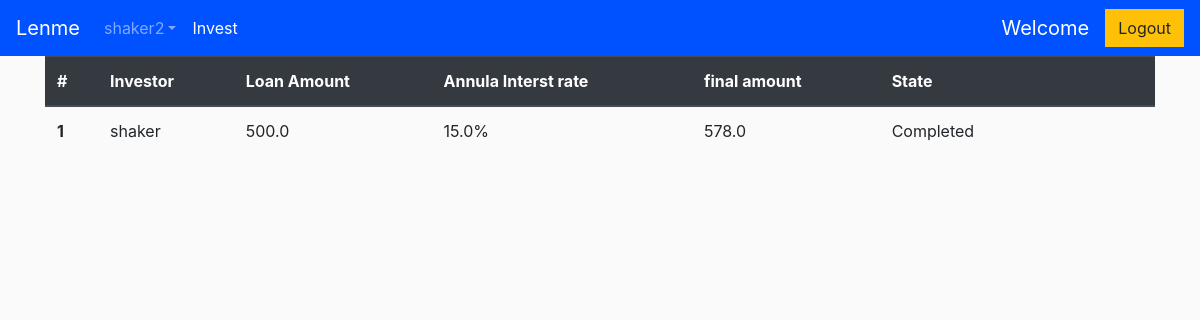
The app's page /offers/ (signed in), older data.
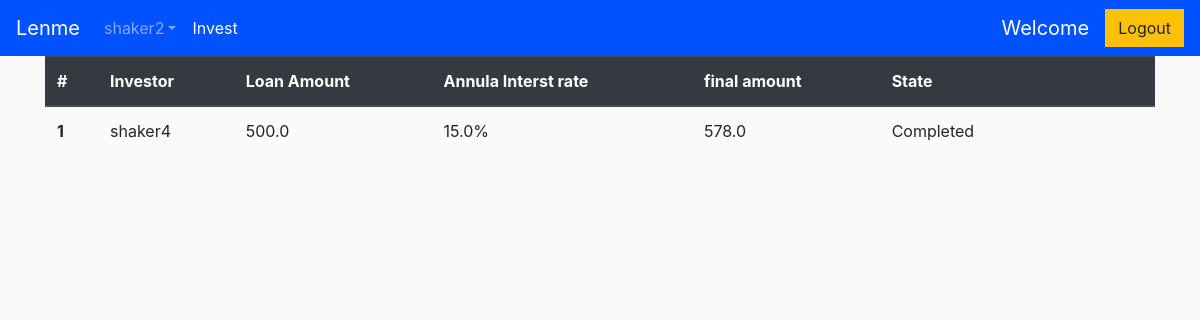
The same page, newer data.
### loan/models.py (models this page shows)
class Offer(models.Model):
    investor = models.ForeignKey(
        User, on_delete=models.SET_NULL, related_name="offer", null=True, blank=True)
    loan = models.ForeignKey(
        Loan, on_delete=models.SET_NULL, related_name="offer",  null=True, blank=True)
    interest_rate = models.FloatField( default=0)
    state = models.CharField(max_length=50, default="Pending")
    rest_paymrnts = models.IntegerField(default=0)
    @property
    def annual_amount_with_rate(self):
        added_amount = (self.interest_rate / 100) * self.loan.amount
        return added_amount + self.loan.amount
    @property
    def monthly_amount_with_rate(self):
        annual_amount = self.annual_amount_with_rate
        monthly_amount = annual_amount / self.loan.period
        return monthly_amount
    @property
    def site_commission(self):
        return 3
    @property
    def final_amount(self):
        total = (self.monthly_amount_with_rate *
                 self.loan.period) + self.site_commission
        return total

class Loan(models.Model):
    borrower = models.ForeignKey(
        User, on_delete=models.SET_NULL, related_name='loan', null=True, blank=True)
    amount = models.FloatField(default=0)
    period = models.IntegerField()
    reason = models.TextField()
    state = models.CharField(max_length=50, default="Active")

### loan/views.py (the view)
# urls.py: path('offers/', views.offersList.as_view(), name="offers-list"),
class offersList(ListView):
    template_name = 'loan/offer_list.html'
    context_object_name = 'offers'
    def get_queryset(self, **kwargs):
        current_user = self.request.user
        loans = Loan.objects.filter(borrower=current_user).all()
        queryset = Offer.objects.filter(loan__in=loans)
        return queryset

### templates/loan/offer_list.html (shortened to what this page needs)
{% extends 'main.html' %}  {% block content %} {% load static %}
<div
  class="tab-pane"
  id="v-pills-soldorders"
  role="tabpanel"
  aria-labelledby="v-pills-soldorders-tab"
>
  <table class="table table-hover">
    <thead class="thead-dark">
      <tr>
        <th scope="col">#</th>
        <th scope="col">Investor</th>
        <th scope="col">Loan Amount</th>
        <th scope="col">Annula Interst rate</th>
        <th scope="col">final amount</th>
        <th scope="col">State</th>
        <th scope="col"></th>
        <th scope="col"></th>
        <th scope="col"></th>
      </tr>
    </thead>
    <tbody>
      {% for offer in offers %}
      <tr class="offer" data-offer="{{offer.id}}">
        <th scope="row">{{ forloop.counter }}</th>
        <td>{{ offer.investor }}</td>
        <td>{{ offer.loan.amount }}</td>
        <td>{{ offer.interest_rate }}%</td>
        <td>{{ offer.final_amount }}</td>
        <td class="state">{{ offer.state }}</td>
         {% endfor %}
      </tr>
    </tbody>
  </table>
</div>
{% endblock content %}

### templates/main.html (shortened to what this page needs)
<!DOCTYPE html>
{% load static %}
<html>
  <head>
    <link
      rel="stylesheet"
      href="https://stackpath.bootstrapcdn.com/bootstrap/4.4.1/css/bootstrap.min.css"
    />
    <link rel="stylesheet" type="text/css" href="{% static 'css/main.css' %}" />
  </head>
  <body>
    <nav class="navbar navbar-expand-lg navbar-dark bg-dark">
      <a class="navbar-brand" href="{%  url 'home'%}">Lenme</a>
      <ul class="navbar-nav mr-auto">
        <li class="nav-item dropdown">
          <a
            class="nav-link dropdown-toggle"
            href="#"
            id="navbarDropdown"
            role="button"
            data-toggle="dropdown"
            aria-haspopup="true"
            aria-expanded="false"
            >{{ request.user.username }}</a
          >
        </li>
      </ul>
      <div class="collapse navbar-collapse" id="navbarSupportedContent">
        <ul class="navbar-nav mr-auto">
          <li class="nav-item active">
            <a class="nav-link" href="{% url 'loans-list'%}">Invest</a>
          </li>
        </ul>
        <div class="form-inline my-2 my-lg-0">
          {% if request.user.is_authenticated %}
          <a class="navbar-brand">Welcome {{request.user.user_type}} </a>
          <a href="{% url 'logout' %}" class="btn btn-warning">Logout</a>
          {% else %}
          <a href="{% url 'login' %}" class="btn btn-warning">Login</a>
          {% endif%}
        </div>
      </div>
    </nav>
    <div class="container">{% block content %} {% endblock content %}</div>
  </body>
</html>

### static/css/main.css (style rules this page uses)
body { background-color: hsl(0, 0%, 98%); }
.bg-dark { background-color: #0051ff!important; }
.btn { border-radius: 0; }

Row changes from the older to the newer data that the page shows:
removed Offer: investor "shaker", loan.amount "500.0", interest_rate "15.0", final_amount "578.0", state "Completed"
added Offer: investor "shaker4", loan.amount "500.0", interest_rate "15.0", final_amount "578.0", state "Completed"
